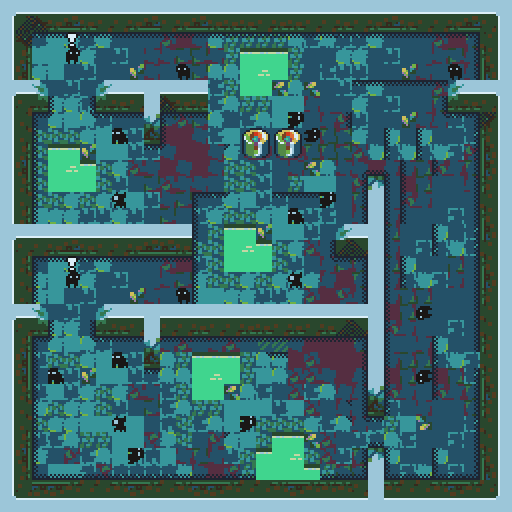

Below is a game level as drawn by its tile map, then a one-line description and the .tmx that defines it (tile-layer data replaced by summaries):
An orthogonal 32x32 tile map with 16x16 px tiles, 3 tile layers (floor, toxic, walls).

<map version="1.4" tiledversion="1.4.3" orientation="orthogonal" renderorder="right-down" width="32" height="32" tilewidth="16" tileheight="16" infinite="0" nextlayerid="4" nextobjectid="1">
 <editorsettings>
  <export target="map.tmx" format="tmx" />
 </editorsettings>
 <tileset firstgid="1" source="./tileset_map.tsx" />
 <layer id="1" name="floor" width="32" height="32">
  <data>[1024 cells, 707 non-empty, 146 distinct tile ids]</data>
 </layer>
 <layer id="3" name="toxic" width="32" height="32">
  <data>[1024 cells, 41 non-empty, 8 distinct tile ids]</data>
 </layer>
 <layer id="2" name="walls" width="32" height="32">
  <data>[1024 cells, 277 non-empty, 54 distinct tile ids]</data>
 </layer>
</map>
